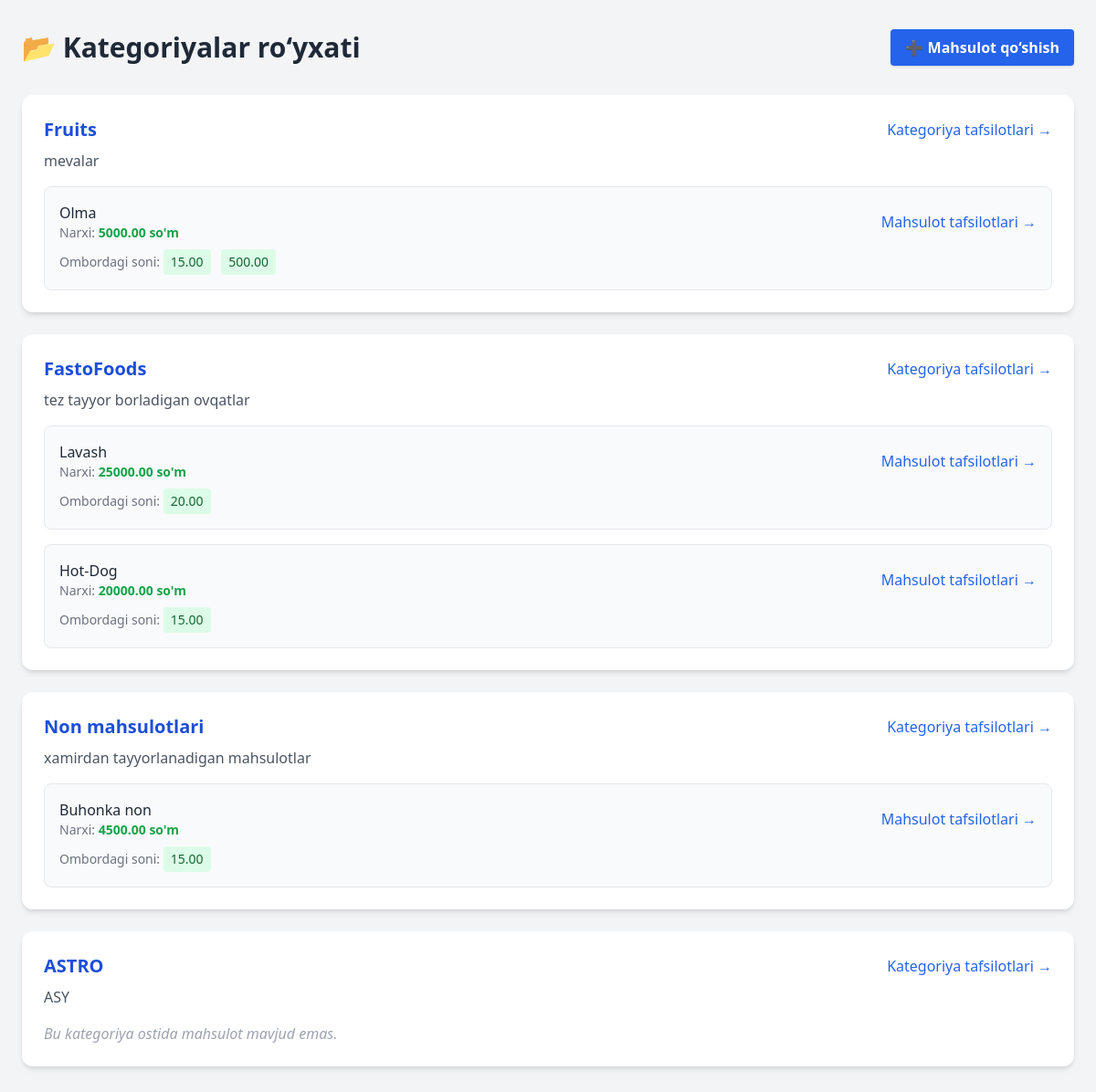
Before: / with the older database file.
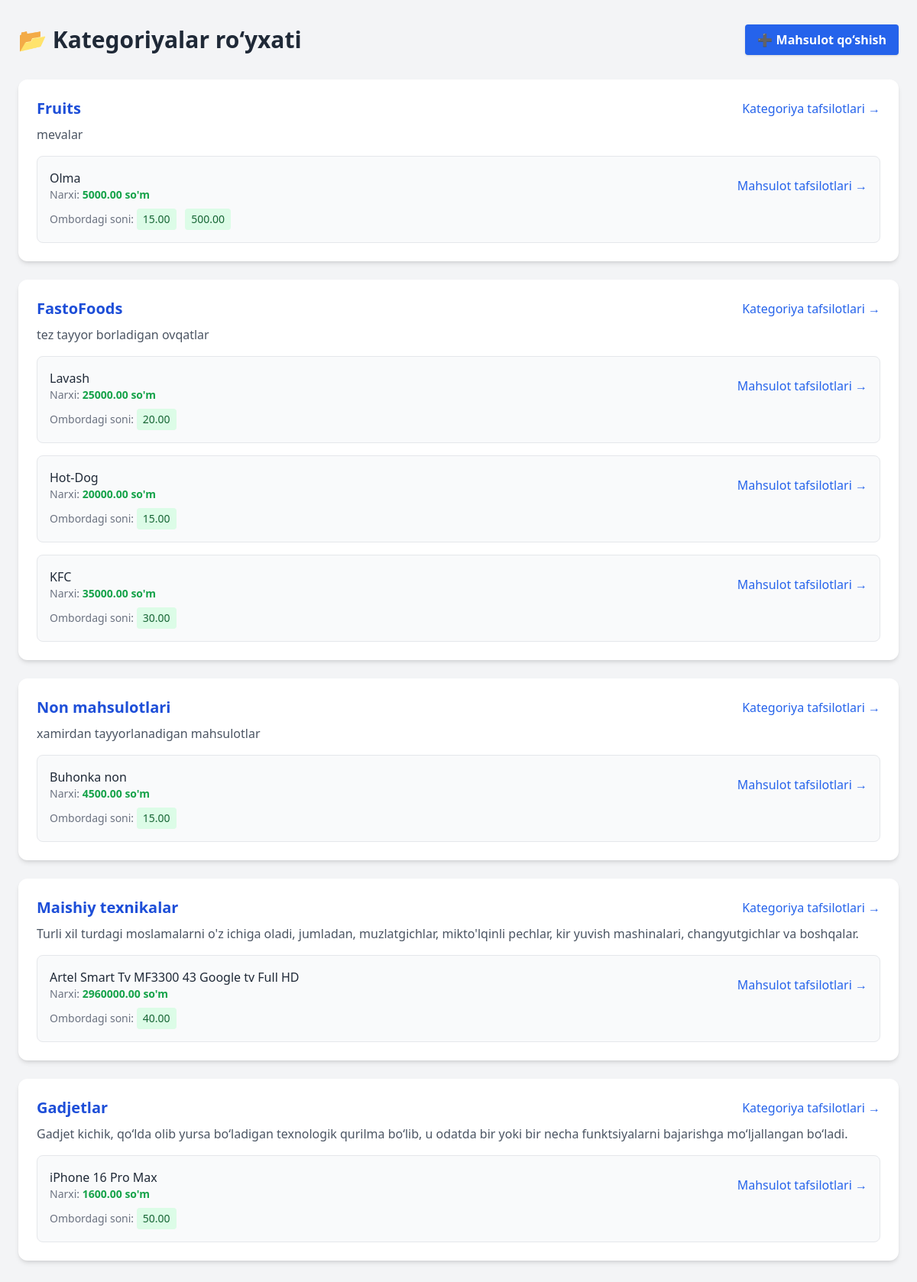
After: the same page with the newer database file.
### products/models.py (models this page shows, shortened)
class Category(models.Model):
    name = models.CharField(max_length=50)
    description = models.TextField()

class Product(models.Model):
    category = models.ForeignKey(Category, on_delete=models.PROTECT, related_name='products')
    name = models.CharField(max_length=100)
    real_price = models.DecimalField(max_digits=10, decimal_places=2)
    price = models.DecimalField(max_digits=10, decimal_places=2)
    income_data = models.DateField(auto_now_add=True)
    expiration_data = models.DateField()
    description = models.TextField()
    barcode = models.CharField(max_length=255)

class Inventory(models.Model):
    product = models.ForeignKey(Product, on_delete=models.CASCADE, related_name='inventory')
    stock = models.DecimalField(max_digits=10, decimal_places=2)

### products/views.py (the view)
# urls.py: path('', home, name = 'home'),
def home(request):
    categories = Category.objects.all()
    context = {'categories': categories}
    return render(request, 'products/home.html', context)

### templates/products/home.html (shortened to what this page needs)
<!DOCTYPE html>
<html lang="uz">
<head>
  <script src="https://cdn.tailwindcss.com"></script>
</head>
<body class="bg-gray-100 py-8 px-4">
  <div class="max-w-6xl mx-auto">
    <div class="flex justify-between items-center mb-8">
      <h1 class="text-3xl font-bold text-gray-800">📂 Kategoriyalar ro‘yxati</h1>
      <a href="{% url 'product_add' %}" class="bg-blue-600 hover:bg-blue-700 text-white font-semibold py-2 px-4 rounded shadow">
        ➕ Mahsulot qo‘shish
      </a>
    </div>
    <div class="space-y-6">
      {% for category in categories %}
        <div class="bg-white shadow-md rounded-xl p-6">
          <div class="flex justify-between items-center mb-2">
            <h2 class="text-xl font-semibold text-blue-700">{{ category.name }}</h2>
            <a href="{% url 'category_detail' category.pk %}" class="text-blue-600 hover:underline font-medium">
              Kategoriya tafsilotlari →
            </a>
          </div>
          <p class="text-gray-600 mb-4">{{ category.description }}</p>
          <div class="space-y-4">
            {% for pr in category.products.all %}
              <div class="border border-gray-200 rounded-lg p-4 bg-gray-50">
                <div class="flex justify-between items-center">
                  <div>
                    <span class="font-medium text-gray-800">{{ pr.name }}</span>
                    <span class="text-sm text-gray-500 block">
                    Narxi: <span class="text-green-600 font-semibold">{{ pr.price }} so&#39;m</span>
                    </span>
                  </div>
                  <a href="{% url 'product_detail' pr.pk %}" class="text-blue-600 hover:underline font-medium">
                    Mahsulot tafsilotlari →
                  </a>
                </div>
                <div class="mt-2 text-sm text-gray-500">
                  Ombordagi soni:
                  {% for inv in pr.inventory.all %}
                    <span class="inline-block bg-green-100 text-green-800 rounded px-2 py-1 mr-2">{{ inv.stock }}</span>
                  {% empty %}
                    <span class="text-red-500">Ma'lumot yo‘q</span>
                  {% endfor %}
                </div>
              </div>
            {% empty %}
              <p class="text-gray-400 italic">Bu kategoriya ostida mahsulot mavjud emas.</p>
            {% endfor %}
          </div>
        </div>
      {% empty %}
        <p class="text-gray-500 italic">Hech qanday kategoriya mavjud emas.</p>
      {% endfor %}
    </div>
  </div>
</body>
</html>

Changed rows visible on the page:
removed Category: name "ASTRO", description "ASY"
added Product: name "KFC", price "35000.00", shown under Category "FastoFoods"
added Inventory: stock "30.00", shown under "KFC"
added Category: name "Maishiy texnikalar", description "Turli xil turdagi moslamalarni o'z ichiga oladi, jumladan, muzlatgichlar, mikto'lqinli pechlar, kir yuvish mashinalari, changyutgichlar va boshqalar."
added Product: name "Artel Smart Tv MF3300 43 Google tv Full HD", price "2960000.00", shown under "Maishiy texnikalar"
added Inventory: stock "40.00", shown under "Artel Smart Tv MF3300 43 Google tv Full HD"
added Category: name "Gadjetlar", description "Gadjet kichik, qo‘lda olib yursa bo‘ladigan texnologik qurilma bo‘lib, u odatda bir yoki bir necha funktsiyalarni bajarishga mo‘ljallangan bo‘ladi."
added Product: name "iPhone 16 Pro Max", price "1600.00", shown under "Gadjetlar"
added Inventory: stock "50.00", shown under "iPhone 16 Pro Max"
